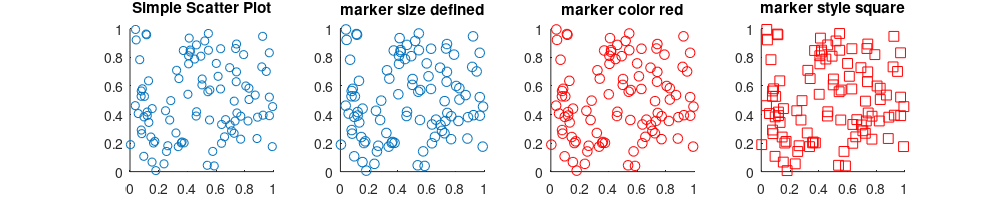
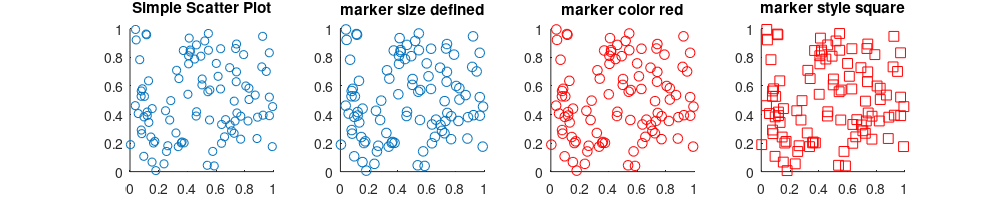

Recreate these plots in MATLAB, in order.
%This script plots scatter plot with different arguments.

clear all;
close all;
clc;
disppos = [10 40 1000 200]; %display position on screen[left, bottom, width, height]
fig = figure('Position', disppos);
x = rand(1,100);
y = rand(1,100);
subplot(1,4,1);
scatter(x, y); % no extra input parameters
title("Simple Scatter Plot");
subplot(1,4,2);
scatter(x,y,50); % marker size
title("marker size defined");
subplot(1,4,3);
scatter(x,y,50, 'r'); % marker color
title("marker color red");
subplot(1,4,4);
scatter(x,y,50, 'r', 's'); % marker color
title("marker style square");
set(fig, 'paperunits', 'inches', 'paperPosition', [0, 0, 10, 2])
saveas(fig, 'scatterplot.png');
savefig (fig, 'scatterplot.fig', "compact");

